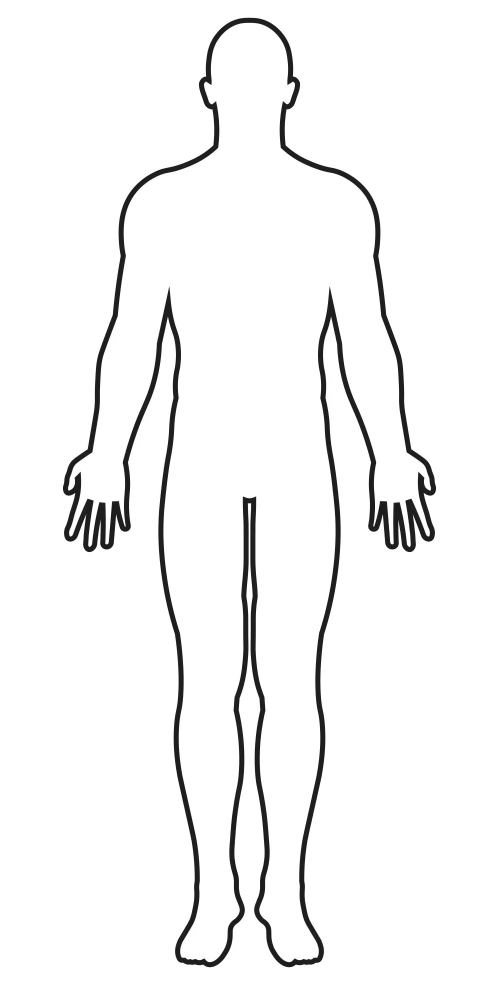
#> input picture scripts/human_body_outline.jpg, 996 x 1965 px (shown at 1/2 size)
$ python plot_human_body.py
#> lines starting #> are read from the running program, lines starting #| are printed output that depends on the picture
import matplotlib.pyplot as plt
import matplotlib.image as mpimg
import numpy as np
from scipy.ndimage import gaussian_filter

# Load the image
img = mpimg.imread('human_body_outline.jpg')
#> img is the input picture: shape (1965, 996, 3); min 7, max 255, mean 244.1

# Create fake data
body_part_values = {
    'head': 0.1,
    'neck': 0.2,
    'chest': 0.7,
    'shoulder': 0.3,
    'upper_arm': 0.4,
    'forearm': 0.5,
    'hand': 0.6,
    'stomach': 0.8,
    'thigh': 0.5,
    'calf': 0.3,
    'foot': 0.1
}

# Define body parts and their positions
body_parts = {
    'head': (487, 132),
    'neck': (492, 272),
    'chest': (498, 507),
    'shoulder_left': (285, 390),
    'shoulder_right': (700, 390),
    'forearm_left': (226, 826),
    'forearm_right': (753, 788),
    'upper_arm_left': (274, 586),
    'upper_arm_right': (721, 586),
    'hand_left': (194, 975),
    'hand_right': (801, 964),
    'stomach': (498, 794),
    'thigh_left': (402, 1139),
    'thigh_right': (590, 1139),
    'calf_left': (407, 1533),
    'calf_right': (577, 1533),
    'foot_left': (407, 1868),
    'foot_right': (583, 1873)
}

# Create an overlay with the same size as the image
overlay = np.zeros((img.shape[0], img.shape[1], 4))

# Add Gaussian patches
for part, value in body_part_values.items():
    # Color from blue (0) to red (1)
    color = (1 - value, 0, value, 0.6)  # RGB with alpha channel

    if part in ['shoulder', 'upper_arm', 'forearm', 'hand', 'thigh', 'calf', 'foot']:
        for side in ['left', 'right']:
            key = f'{part}_{side}'
            if key in body_parts:
                print(f"Processing: {key}")
                pos = body_parts[key]
                y, x = np.ogrid[:img.shape[0], :img.shape[1]]
                mask = np.exp(-((x - pos[0])**2 + (y - pos[1])**2) / (2.0 * 70.0**2))
                for c in range(3):  # Apply color to RGB channels
                    overlay[:, :, c] += mask * color[c]
                overlay[:, :, 3] = np.maximum(overlay[:, :, 3], mask * 0.7)  # Alpha channel
    else:
        key = part
        if key in body_parts:
            print(f"Processing: {key}")
            pos = body_parts[key]
            y, x = np.ogrid[:img.shape[0], :img.shape[1]]
            mask = np.exp(-((x - pos[0])**2 + (y - pos[1])**2) / (2.0 * 70.0**2))
            for c in range(3):  # Apply color to RGB channels
                overlay[:, :, c] += mask * color[c]
            overlay[:, :, 3] = np.maximum(overlay[:, :, 3], mask * 0.7)  # Alpha channel
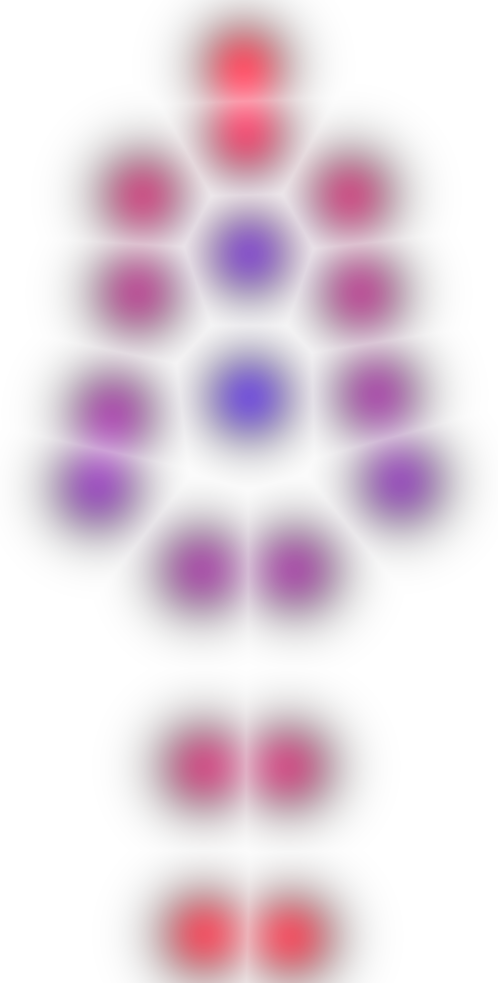
#> overlay: shape (1965, 996, 4) float64 (shown at 1/2 size); mean R, G, B, A 0.167, 0, 0.113, 0.166; transparent parts drawn white

# Ensure the overlay alpha does not exceed 1
overlay[:, :, 3] = np.clip(overlay[:, :, 3], 0, 1)

# Create the figure and axis
fig, ax = plt.subplots()

# Show the original image
ax.imshow(img)

# Overlay the Gaussian patches
ax.imshow(overlay, alpha=0.75)

ax.axis('off')
plt.show()
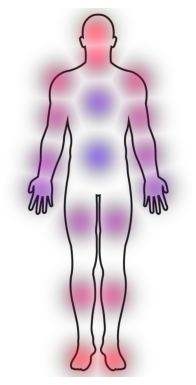
#> figure drawn by matplotlib, 1 panel
